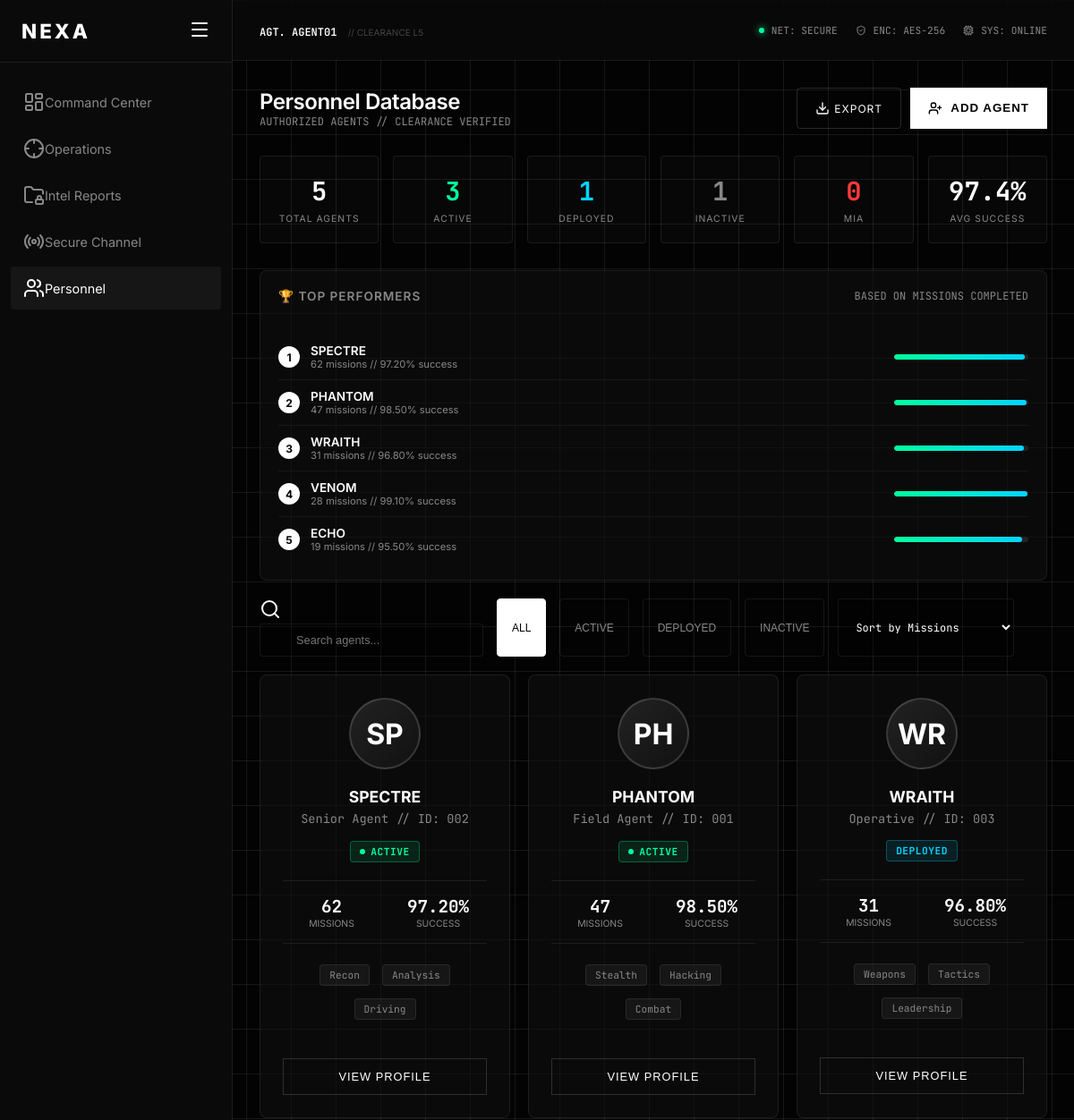
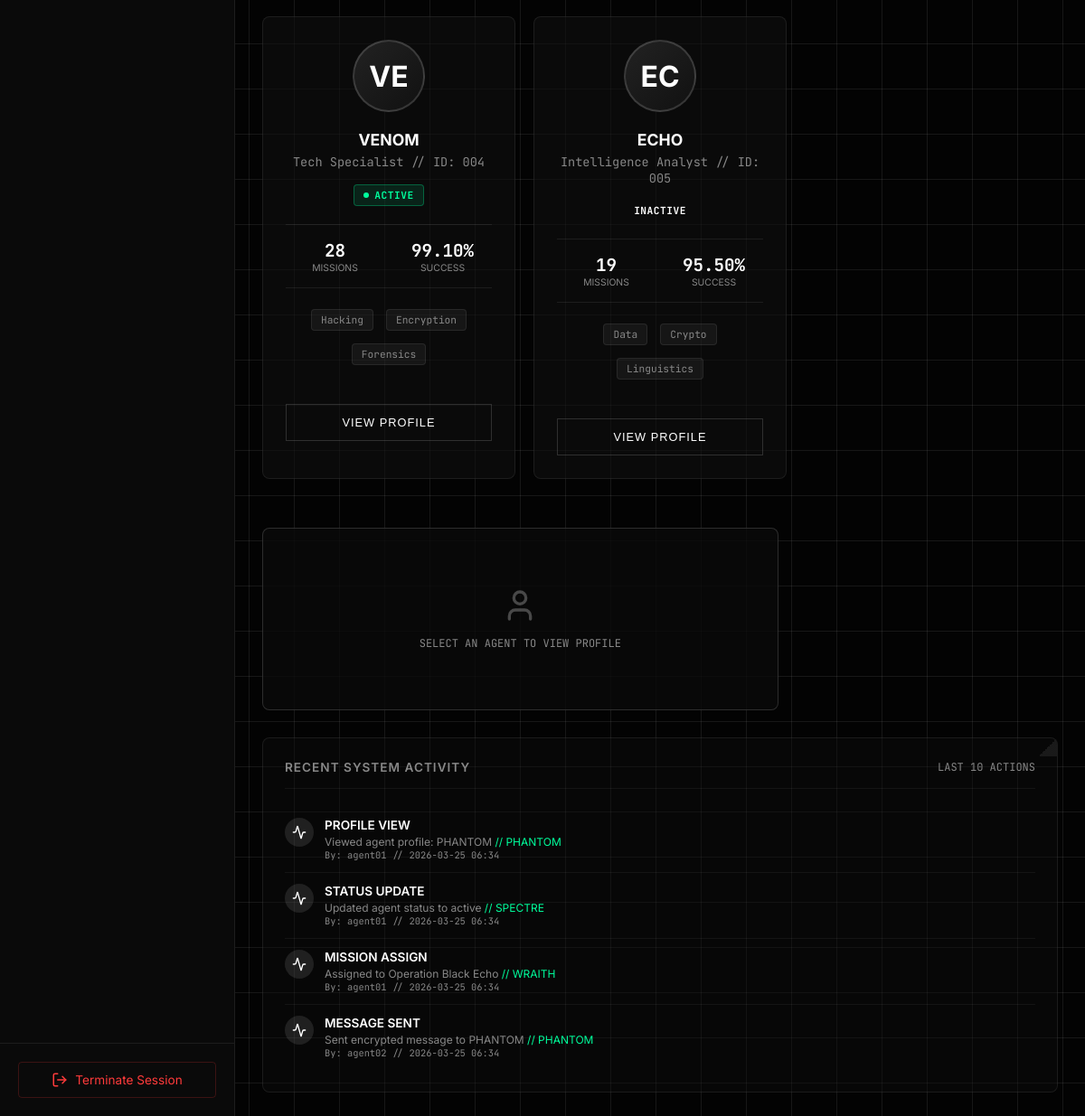
The page /pages/personnel.php (signed in) on the database its author committed (2 pictures, top to bottom).
### tables this page shows
CREATE TABLE IF NOT EXISTS agents (
    id INT(11) AUTO_INCREMENT PRIMARY KEY,
    user_id INT(11) NOT NULL,
    codename VARCHAR(50) NOT NULL,
    rank VARCHAR(50) NOT NULL,
    status ENUM('active', 'deployed', 'inactive', 'mia') DEFAULT 'active',
    specialization VARCHAR(100),
    skills TEXT,
    missions_completed INT(11) DEFAULT 0,
    success_rate DECIMAL(5,2) DEFAULT 0.00,
    joined_date DATE,
    last_active TIMESTAMP DEFAULT CURRENT_TIMESTAMP,
    FOREIGN KEY (user_id) REFERENCES users(id)
);

CREATE TABLE IF NOT EXISTS activity_logs (
    id INT(11) AUTO_INCREMENT PRIMARY KEY,
    user_id INT(11) NOT NULL,
    agent_id INT(11),
    action VARCHAR(100) NOT NULL,
    description TEXT,
    ip_address VARCHAR(45),
    created_at TIMESTAMP DEFAULT CURRENT_TIMESTAMP,
    FOREIGN KEY (user_id) REFERENCES users(id),
    FOREIGN KEY (agent_id) REFERENCES agents(id)
);

CREATE TABLE IF NOT EXISTS users (
    id INT(11) AUTO_INCREMENT PRIMARY KEY,
    username VARCHAR(50) NOT NULL UNIQUE,
    password VARCHAR(255) NOT NULL,
    email VARCHAR(100),
    created_at TIMESTAMP DEFAULT CURRENT_TIMESTAMP
);

### pages/personnel.php (the view, shortened to what the rows shown need)
<?php
require_once '../config/database.php';
$sort = isset($_GET['sort']) ? $_GET['sort'] : 'missions_completed';
$query = "SELECT a.*, u.username FROM agents a JOIN users u ON a.user_id = u.id WHERE 1=1";
$params = [];
$valid_sorts = ['missions_completed', 'success_rate', 'codename', 'joined_date'];
if(in_array($sort, $valid_sorts)) {
    $query .= " ORDER BY a.$sort DESC";
} else {
    $query .= " ORDER BY a.missions_completed DESC";
}
$stmt = $conn->prepare($query);
$stmt->execute($params);
$agents = $stmt->fetchAll();
$stmt = $conn->query("SELECT codename, missions_completed, success_rate FROM agents ORDER BY missions_completed DESC LIMIT 5");
$topPerformers = $stmt->fetchAll();
$stmt = $conn->query("SELECT al.*, a.codename, u.username as actor
    FROM activity_logs al
    LEFT JOIN agents a ON al.agent_id = a.id
    LEFT JOIN users u ON al.user_id = u.id
    ORDER BY al.created_at DESC
    LIMIT 10");
$recentActivity = $stmt->fetchAll();
?>
<!DOCTYPE html>
<html lang="en">
<head>
    <link rel="stylesheet" href="../assets/css/style.css">
</head>
<body>
    <div class="dashboard-container">
        <div class="main-content">
            <div class="content-body fade-in">
                <div style="display:flex; justify-content:space-between; align-items:center; margin-bottom:30px;">
                    <div>
                        <h2 style="font-size:1.5rem;">Personnel Database</h2>
                    </div>
                </div>
                <div class="top-performers">
                    <?php foreach($topPerformers as $index => $performer): ?>
                    <div class="performer-item">
                        <div class="performer-rank"><?php echo $index + 1; ?></div>
                        <div class="performer-info">
                            <div class="performer-name"><?php echo htmlspecialchars($performer['codename']); ?></div>
                            <div class="performer-stats"><?php echo $performer['missions_completed']; ?> missions // <?php echo $performer['success_rate']; ?>% success</div>
                        </div>
                        <div class="performance-bar" style="width: 150px;">
                            <div class="performance-fill" style="width: <?php echo $performer['success_rate']; ?>%;"></div>
                        </div>
                    </div>
                    <?php endforeach; ?>
                </div>
                <div class="dashboard-grid">
                    <div style="grid-column: span 2;">
                        <div class="agents-grid">
                            <?php if(empty($agents)): ?>
                            <div style="grid-column: span 3; text-align:center; padding:60px; color:var(--text-secondary);">
                                <i data-lucide="users" style="width:60px; height:60px; margin:0 auto 20px; opacity:0.3;"></i>
                                <p>No agents found</p>
                            </div>
                            <?php else: ?>
                            <?php foreach($agents as $agent): ?>
                            <div class="agent-card" onclick="viewAgent(<?php echo $agent['id']; ?>)">
                                <div class="agent-avatar"><?php echo strtoupper(substr($agent['codename'], 0, 2)); ?></div>
                                <div class="agent-name"><?php echo htmlspecialchars($agent['codename']); ?></div>
                                <div class="agent-codename"><?php echo htmlspecialchars($agent['rank']); ?> // ID: <?php echo str_pad($agent['id'], 3, '0', STR_PAD_LEFT); ?></div>
                                <span class="badge badge-<?php echo $agent['status']; ?>">
                                    <?php if($agent['status'] == 'active'): ?><span class="pulse-dot"></span><?php endif; ?>
                                    <?php echo ucfirst($agent['status']); ?>
                                </span>
                                <div class="agent-stats">
                                    <div class="agent-stat"><div class="agent-stat-value"><?php echo $agent['missions_completed']; ?></div><div class="agent-stat-label">Missions</div></div>
                                    <div class="agent-stat"><div class="agent-stat-value"><?php echo $agent['success_rate']; ?>%</div><div class="agent-stat-label">Success</div></div>
                                </div>
                                <div class="agent-skills">
                                    <?php
                                    $skills = explode(',', $agent['skills']);
                                    foreach(array_slice($skills, 0, 3) as $skill):
                                    ?>
                                    <span class="skill-tag"><?php echo trim($skill); ?></span>
                                    <?php endforeach; ?>
                                </div>
                                <button class="btn-action" onclick="event.stopPropagation(); viewAgent(<?php echo $agent['id']; ?>)">View Profile</button>
                            </div>
                            <?php endforeach; ?>
                            <?php endif; ?>
                        </div>
                    </div>
                </div>
                <div class="card" style="margin-top:30px;">
                    <ul class="activity-log">
                        <?php foreach($recentActivity as $log): ?>
                        <li>
                            <div class="activity-icon">
                                <i data-lucide="activity" style="width:16px; height:16px;"></i>
                            </div>
                            <div class="activity-content">
                                <div class="activity-action"><?php echo str_replace('_', ' ', $log['action']); ?></div>
                                <div class="activity-desc">
                                    <?php echo htmlspecialchars($log['description']); ?>
                                    <?php if($log['codename']): ?>
                                    <span style="color:var(--neon-green);"> // <?php echo htmlspecialchars($log['codename']); ?></span>
                                    <?php endif; ?>
                                </div>
                                <div class="activity-time">By: <?php echo htmlspecialchars($log['actor'] ?? 'System'); ?> // <?php echo date('Y-m-d H:i', strtotime($log['created_at'])); ?></div>
                            </div>
                        </li>
                        <?php endforeach; ?>
                    </ul>
                </div>
            </div>
        </div>
    </div>
</body>
</html>

### rows shown on the page
agents: codename "SPECTRE", missions_completed "62", success_rate "97.20", codename "SP", rank "Senior Agent", id "002", status "ACTIVE", skills "Recon", skills "Analysis", skills "Driving"
agents: codename "PHANTOM", missions_completed "47", success_rate "98.50", codename "PH", rank "Field Agent", id "001", status "ACTIVE", skills "Stealth", skills "Hacking", skills "Combat"
agents: codename "WRAITH", missions_completed "31", success_rate "96.80", codename "WR", rank "Operative", id "003", status "DEPLOYED", skills "Weapons", skills "Tactics", skills "Leadership"
agents: codename "VENOM", missions_completed "28", success_rate "99.10", codename "VE", rank "Tech Specialist", id "004", status "ACTIVE", skills "Hacking", skills "Encryption", skills "Forensics"
agents: codename "ECHO", missions_completed "19", success_rate "95.50", codename "EC", rank "Intelligence Analyst", id "005", status "INACTIVE", skills "Data", skills "Crypto", skills "Linguistics"
activity_logs: action "PROFILE VIEW", description "Viewed agent profile: PHANTOM", agent.codename "PHANTOM", user.username "agent01", created_at "2026-03-25 06:34"
activity_logs: action "STATUS UPDATE", description "Updated agent status to active", agent.codename "SPECTRE", user.username "agent01", created_at "2026-03-25 06:34"
activity_logs: action "MISSION ASSIGN", description "Assigned to Operation Black Echo", agent.codename "WRAITH", user.username "agent01", created_at "2026-03-25 06:34"
activity_logs: action "MESSAGE SENT", description "Sent encrypted message to PHANTOM", agent.codename "PHANTOM", user.username "agent02", created_at "2026-03-25 06:34"

### other values the page prints
$_SESSION['username'] "AGENT01"
$stats['total'] "5"
$stats['active'] "3"
$stats['deployed'] "1"
$stats['inactive'] "1"
$stats['mia'] "0"
$stats['avg_success'] "97.4"
